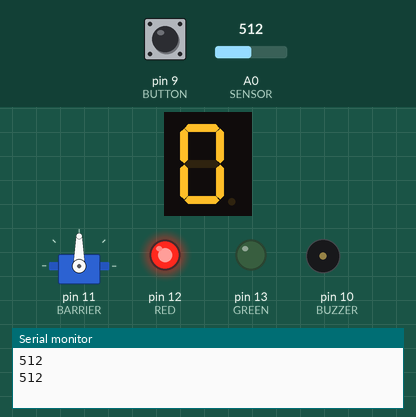
The sketch below on a simulated Arduino Uno, built with avr-gcc and run on an emulated ATmega328P. Parts: 1-digit seven-segment display, servo, output pins drawn as LEDs (lit = HIGH), buzzer (waves = sounding), the last lines printed to the serial monitor. Wiring (inferred from the names in the program): 1-digit 7-segment display, segments lit when LOW: segments pin 2, pin 3, pin 4, pin 5, pin 6, pin 7, pin 8. The inputs (shaded band) are chosen by the test bench; at power-on: A0 (SENSOR) = 512, pin 9 (BUTTON) HIGH. The segment pins are drawn as the display they are named for; pins used as bus, display or sensor lines are not drawn.

Above: at 1.8 s.
1.9 s: A0 (SENSOR) set to 620
4.2 s: A0 (SENSOR) set to 643
At 6.28 s:
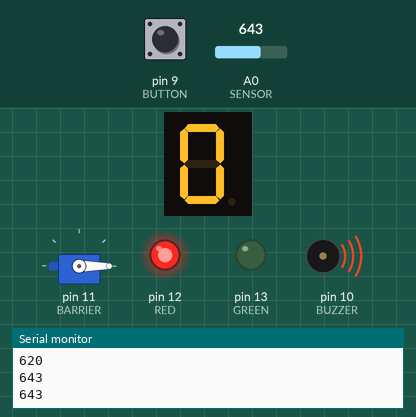
8.3 s: A0 (SENSOR) set to 618
At 8.9 s:
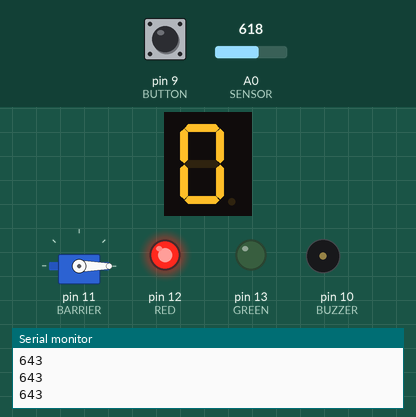
11.5 s: pin 9 (BUTTON) pulled LOW for 1.2 s
At 15.2 s:
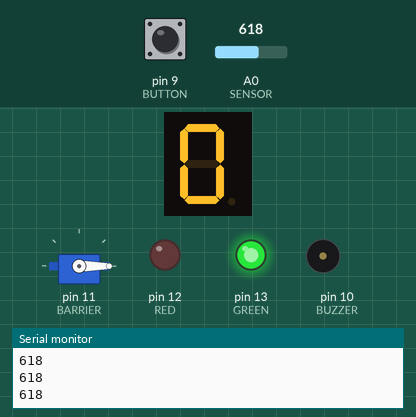
Timing chart, 0 to 24.7 s (numbered marks = the images above; inputs shaded):
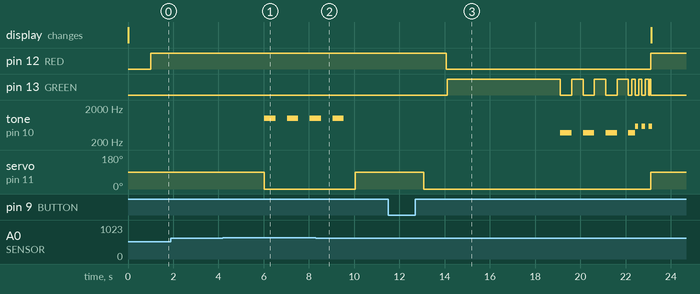

Measured:
- the behaviour switches between 628 and 629 on A0 (SENSOR) (found by bisection; images 0 and 1)
- after the input at 4.2 s, tone on pin 10 (BUZZER): alternates 1000 Hz for 0.50 s and silent for 0.51 s, starting after 1.8 s; servo on pin 11 (BARRIER): 90° → 0° after 1.8 s
- after the input at 8.3 s, tone on pin 10 (BUZZER): goes on until 9.5 s, then stays silent; servo on pin 11 (BARRIER): 0° → 90° after 1.8 s
- after the input at 11.5 s, pin 12 (RED): HIGH → LOW after 2.6 s, → HIGH 9.1 s later; pin 13 (GREEN): goes HIGH 5.0 s, 3 × (LOW 0.50 s, HIGH 0.50 s), 3 × (LOW 0.15 s, HIGH 0.15 s), LOW 0.05 s, HIGH 0.05 s, then LOW, starting after 2.6 s

The sketch:

AVAsTrafficIntersection.ino
```cpp
//Ava's TRAFFIC INTERSECTION
//By Niam Moltta

#include <Servo.h>
#define SENSOR A0
#define BUZZER 10
#define BUTTON 9
#define BARRIER 11
#define GREEN 13
#define RED 12
int a = 2;
int b = 3;
int c = 4;
int d = 5;
int e = 6;
int f = 7;
int g = 8;
int count;

Servo myservo;

void setup() {

  pinMode(SENSOR, INPUT); //photoresistor
  pinMode(BUZZER, OUTPUT);
  pinMode(BUTTON, INPUT);
  pinMode(BARRIER, OUTPUT); //servo
  pinMode(GREEN, OUTPUT);
  pinMode(RED, OUTPUT);

  pinMode(a, OUTPUT); //DISPLAY FROM 2 TO 9
  pinMode(b, OUTPUT);
  pinMode(c, OUTPUT);
  pinMode(d, OUTPUT);
  pinMode(e, OUTPUT);
  pinMode(f, OUTPUT);
  pinMode(g, OUTPUT);

  digitalWrite(BUTTON, HIGH);

  myservo.attach(BARRIER);

  Serial.begin(9600);
}
void loop() {

  int Train = analogRead(A0); // Value of photoresistor.
  int Button = digitalRead(BUTTON); // Request for crossing

  Serial.println(Train);
  delay(5);  //print value to serial

  switch (count) {

    case 0:
  digitalWrite(a, LOW);
  digitalWrite(b, LOW);
  digitalWrite(c, LOW);
  digitalWrite(d, LOW);
  digitalWrite(e, LOW);
  digitalWrite(f, LOW);
  digitalWrite(g, HIGH);
    delay(1000);
    break;

  case 1:
  digitalWrite(a, HIGH);
  digitalWrite(b, LOW);
  digitalWrite(c, LOW);
  digitalWrite(d, HIGH);
  digitalWrite(e, HIGH);
  digitalWrite(f, HIGH);
  digitalWrite(g, HIGH);
    delay(1000);
    break;

  case 2:
  digitalWrite(a, LOW);
  digitalWrite(b, LOW);
  digitalWrite(c, HIGH);
  digitalWrite(d, LOW);
  digitalWrite(e, LOW);
  digitalWrite(f, HIGH);
  digitalWrite(g, LOW);
    delay(1000);
  break;

  case 3:
  digitalWrite(a, LOW);
  digitalWrite(b, LOW);
  digitalWrite(c, LOW);
  digitalWrite(d, LOW);
  digitalWrite(e, HIGH);
  digitalWrite(f, HIGH);
  digitalWrite(g, LOW);
    delay(1000);
  break;

    case 4:
  digitalWrite(a, HIGH);
  digitalWrite(b, LOW);
  digitalWrite(c, LOW);
  digitalWrite(d, HIGH);
  digitalWrite(e, HIGH);
  digitalWrite(f, LOW);
  digitalWrite(g, LOW);
    delay(1000);
  break;

  case 5:
  digitalWrite(a, LOW);
  digitalWrite(b, HIGH);
  digitalWrite(c, LOW);
  digitalWrite(d, LOW);
  digitalWrite(e, HIGH);
  digitalWrite(f, LOW);
  digitalWrite(g, LOW);
    delay(1000);
  break;

  case 6:
  digitalWrite(a, LOW);
  digitalWrite(b, HIGH);
  digitalWrite(c, LOW);
  digitalWrite(d, LOW);
  digitalWrite(e, LOW);
  digitalWrite(f, LOW);
  digitalWrite(g, LOW);
    delay(1000);
  break;

  case 7:
  digitalWrite(a, LOW);
  digitalWrite(b, LOW);
  digitalWrite(c, LOW);
  digitalWrite(d, HIGH);
  digitalWrite(e, HIGH);
  digitalWrite(f, LOW);
  digitalWrite(g, HIGH);
    delay(1000);
  break;

  case 8:
  digitalWrite(a, LOW);
  digitalWrite(b, LOW);
  digitalWrite(c, LOW);
  digitalWrite(d, LOW);
  digitalWrite(e, LOW);
  digitalWrite(f, LOW);
  digitalWrite(g, LOW);
    delay(1000);
  break;

  case 9:
  digitalWrite(a, LOW);
  digitalWrite(b, LOW);
  digitalWrite(c, LOW);
  digitalWrite(d, LOW);
  digitalWrite(e, HIGH);
  digitalWrite(f, LOW);
  digitalWrite(g, LOW);
    delay(1000);
    break;

  }


  if (Train > 628) { //Train passing by.

    digitalWrite(GREEN, LOW);
    digitalWrite(RED, HIGH);
    tone(BUZZER, 1000, 500);
    myservo.write(0); //barrier down

  }
  else {

    digitalWrite(GREEN, LOW);
    digitalWrite(RED, HIGH);
    myservo.write(90); //barrier up

  }

  if (Train < 628 && Button == LOW) { //Button pressed.

    count = 0;
    myservo.write(0); //barrier down
    delay(1000);
    digitalWrite(RED, LOW);
    delay(50);
    digitalWrite(GREEN, HIGH);
    delay(5000);
    count = 5;
      tone(BUZZER, 380, 500); //starts blinking and beeping
    digitalWrite(GREEN, LOW);
    delay(500);
    digitalWrite(GREEN, HIGH);
    delay(500);
    count = 6;
      tone(BUZZER, 380, 500);
    digitalWrite(GREEN, LOW);
    delay(500);
    digitalWrite(GREEN, HIGH);
    delay(500);
    count = 7;
      tone(BUZZER, 380, 500);
    digitalWrite(GREEN, LOW);
    delay(500);
    digitalWrite(GREEN, HIGH);
    delay(500);
    count = 8;
      tone(BUZZER, 380, 500);
    digitalWrite(GREEN, LOW); //blinking becomes more frequent
    delay(150);
    digitalWrite(GREEN, HIGH);
    delay(150);
      tone(BUZZER, 580, 150); //tone goes higher
    digitalWrite(GREEN, LOW);
    delay(150);
    digitalWrite(GREEN, HIGH);
    delay(150);
      tone(BUZZER, 580, 150);
    digitalWrite(GREEN, LOW);
    delay(150);
    digitalWrite(GREEN, HIGH);
    delay(150);
      tone(BUZZER, 580, 150);
    digitalWrite(GREEN, LOW);
    delay(50);
    digitalWrite(GREEN, HIGH);
    delay(50);
    count = 9;
      tone(BUZZER, 580, 50);
    digitalWrite(GREEN, LOW);
    digitalWrite(RED, HIGH);
    myservo.write(90); //barrier up

  }

}
```
